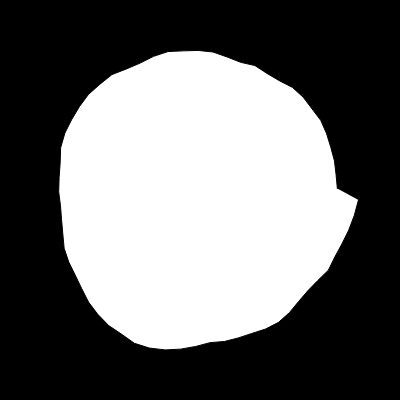
Frame 1 (no input)
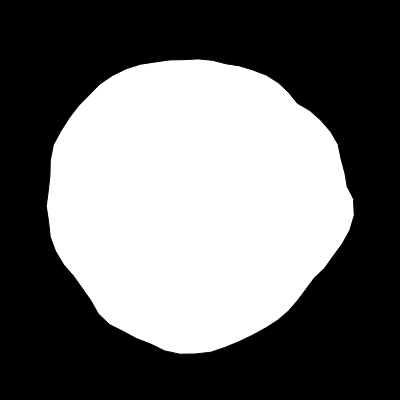
Frame 60 (no input)
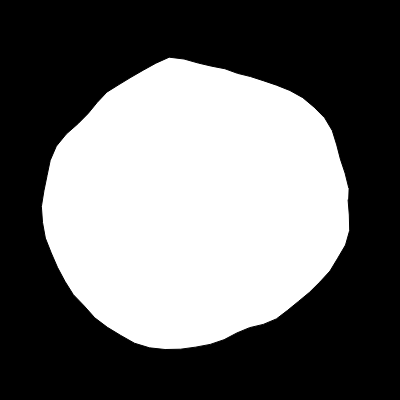
Frame 120 (the mouse pressed at the canvas centre since frame 60)

The p5.js sketch that drew these frames (run headless with seeded random() and noise() and a simulated clock; from frame 60 on, the mouse is pressed at the canvas centre):

// p5.js sketch
// ── sketch.js
let yoff = 0.0

function setup() {
    createCanvas(400, 400)
}

function draw() {
    background(0)

    translate(width / 2, height / 2)

    let radius = 150

    beginShape()
    let xoff = 0
    for (let a = 0; a < TWO_PI; a += 0.1) {
        let offset = map(noise(xoff, yoff), 0, 1, -25, 25)
        let r = radius + offset
        let x = r * cos(a)
        let y = r * sin(a)
        vertex(x, y)
        xoff += 0.1
    }
    endShape()

    yoff += 0.01
}
